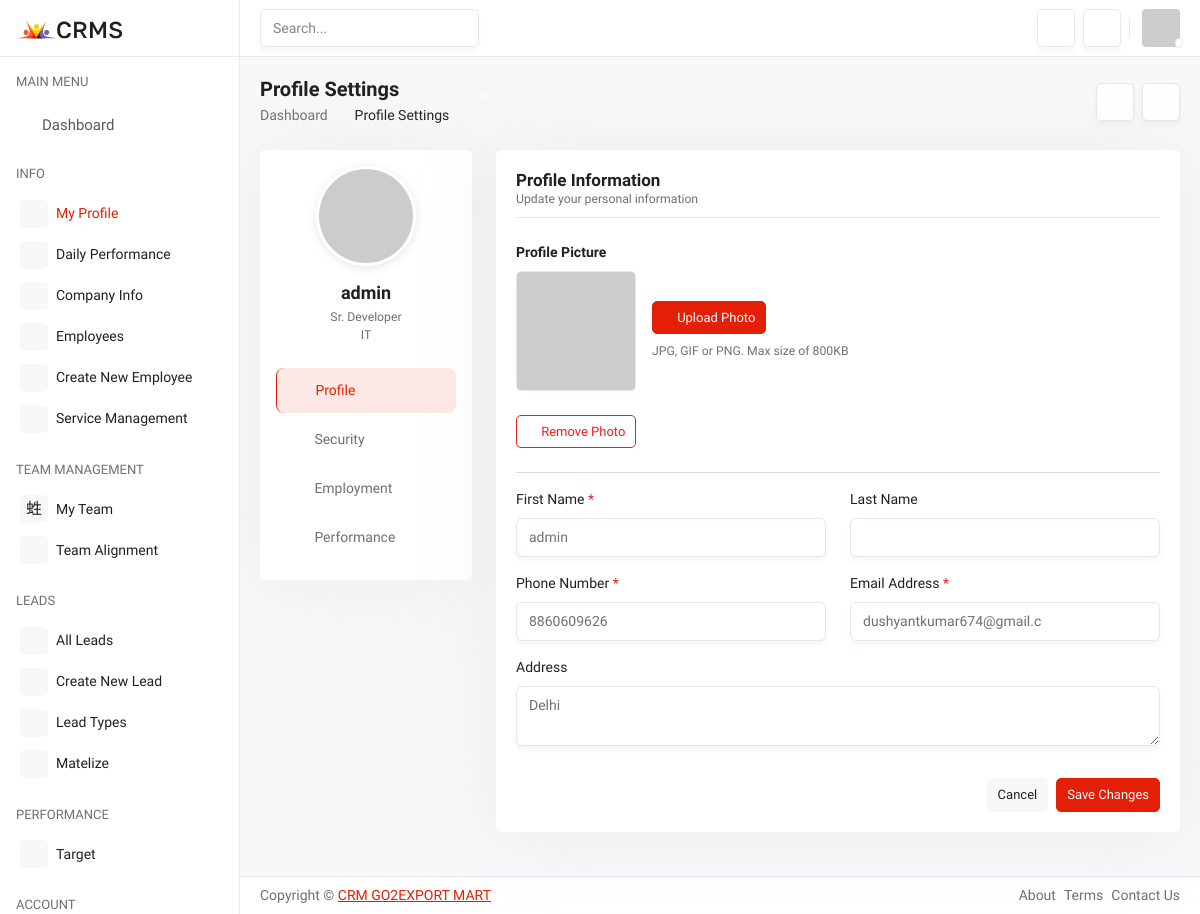
The page /info.php (signed in) on the database its author committed.
### tables this page shows
CREATE TABLE `employees` (`emp Id` INT NOT NULL AUTO_INCREMENT , `user_id` VARCHAR(15) NOT NULL , `user_name` VARCHAR(12) NOT NULL , `user_password` VARCHAR(20) NOT NULL , `user_dob` date NOT NULL , `user_doj` date NOT NULL , `user_num` VARCHAR(10) NOT NULL , `user_mail` VARCHAR(24) NOT NULL , `user_address` VARCHAR(50) NOT NULL , `user_target` VARCHAR(9) NOT NULL , `department` VARCHAR(15) NOT NULL , `line_hr` VARCHAR(12) NOT NULL , `user_role` VARCHAR(15) NOT NULL , `user_grade` VARCHAR(4) NOT NULL , `grade_level` VARCHAR(4) NOT NULL , `Reporting` VARCHAR(12) NOT NULL , PRIMARY KEY (`emp Id`));

### info.php (the view, shortened to what this page needs)
<?php
require_once 'partials/_dbconnect.php';
$user_id = $_SESSION['user_id'];
$upload_dir = 'assets/uploads/profiles/';
$stmt = $conn->prepare("SELECT * FROM employees WHERE user_id = ?");
$stmt->bind_param("s", $user_id);
$stmt->execute();
$info_row = $stmt->get_result()->fetch_assoc();
?>
<!DOCTYPE html>
<html lang="en">
<head>
    <?php include_once "includes/link.php"; ?>
</head>
<body>
    <div class="main-wrapper">
        <?php include_once "includes/header.php"; ?>
        <?php include_once "includes/sidebar.php"; ?>
        <div class="page-wrapper">
            <div class="content">
                <div class="d-flex align-items-center justify-content-between gap-2 mb-4 flex-wrap">
                    <div>
                        <h4 class="mb-1">Profile Settings</h4>
                        <nav aria-label="breadcrumb">
                            <ol class="breadcrumb mb-0 p-0">
                                <li class="breadcrumb-item"><a href="dashboard.php">Dashboard</a></li>
                                <li class="breadcrumb-item active" aria-current="page">Profile Settings</li>
                            </ol>
                        </nav>
                    </div>
                    <div class="gap-2 d-flex align-items-center flex-wrap">
                        <button onclick="window.location.reload()" class="btn btn-icon btn-outline-light shadow" data-bs-toggle="tooltip" title="Refresh">
                            <i class="ti ti-refresh"></i>
                        </button>
                        <button onclick="window.print()" class="btn btn-icon btn-outline-light shadow" data-bs-toggle="tooltip" title="Print Profile">
                            <i class="ti ti-printer"></i>
                        </button>
                    </div>
                </div>
                <div class="row">
                    <div class="col-xl-3 col-lg-12">
                        <div class="card border-0 shadow-sm mb-4">
                            <div class="card-body p-0">
                                <div class="settings-sidebar p-3">
                                    <div class="text-center mb-4">
                                        <?php if (!empty($profile_image) && file_exists($upload_dir . $profile_image)): ?>
                                            <img src="<?php echo $upload_dir . $profile_image; ?>" alt="Profile" class="profile-image-preview mb-3">
                                        <?php else: ?>
                                            <?php
                                            $initials = urlencode($info_row['user_name']);
                                            $avatar_url = "https://ui-avatars.com/api/?name=$initials&background=667eea&color=fff&size=100&bold=true";
                                            ?>
                                            <img src="<?php echo $avatar_url; ?>" alt="Avatar" class="profile-image-preview mb-3">
                                        <?php endif; ?>
                                        <h5 class="mb-1 fw-bold"><?php echo htmlspecialchars($info_row['user_name']); ?></h5>
                                        <p class="text-muted small mb-0"><?php echo htmlspecialchars($info_row['user_role']); ?></p>
                                        <p class="text-muted small mb-0"><?php echo htmlspecialchars($info_row['department']); ?></p>
                                    </div>
                                    <div class="list-group list-group-flush">
                                        <a class="list-group-item list-group-item-action active" data-section="profile">
                                            <i class="ti ti-user-circle me-2"></i> Profile
                                        </a>
                                        <a class="list-group-item list-group-item-action" data-section="security">
                                            <i class="ti ti-lock me-2"></i> Security
                                        </a>
                                        <a class="list-group-item list-group-item-action" data-section="employment">
                                            <i class="ti ti-briefcase me-2"></i> Employment
                                        </a>
                                        <a class="list-group-item list-group-item-action" data-section="performance">
                                            <i class="ti ti-chart-bar me-2"></i> Performance
                                        </a>
                                    </div>
                                </div>
                            </div>
                        </div>
                    </div>
                    <div class="col-xl-9 col-lg-12">
                        <div id="profile" class="settings-section">
                            <div class="card border-0 shadow-sm mb-4">
                                <div class="card-body">
                                    <div class="border-bottom mb-4 pb-2">
                                        <h5 class="mb-0 fs-17 fw-bold">Profile Information</h5>
                                        <p class="text-muted mb-0 small">Update your personal information</p>
                                    </div>
                                    <form action="" method="POST" enctype="multipart/form-data" class="mb-4">
                                        <div class="mb-4">
                                            <label class="form-label fw-semibold">Profile Picture</label>
                                            <div class="profile-upload d-flex align-items-center flex-wrap gap-3">
                                                <div class="profile-upload-img border border-dashed rounded position-relative flex-shrink-0">
                                                    <?php if (!empty($profile_image) && file_exists($upload_dir . $profile_image)): ?>
                                                        <img id="profilePreview" src="<?php echo $upload_dir . $profile_image; ?>" alt="Profile">
                                                    <?php else: ?>
                                                        <img id="profilePreview" src="https://ui-avatars.com/api/?name=<?php echo urlencode($info_row['user_name']); ?>&background=667eea&color=fff&size=120&bold=true" alt="Profile">
                                                    <?php endif; ?>
                                                </div>
                                                <div class="profile-upload-content">
                                                    <label class="d-inline-flex align-items-center position-relative btn btn-primary btn-sm mb-2">
                                                        <i class="ti ti-cloud-upload me-1"></i> Upload Photo
                                                    </label>
                                                    <p class="mb-0 small text-muted">JPG, GIF or PNG. Max size of 800KB</p>
                                                </div>
                                            </div>
                                        </div>
                                        <?php if (!empty($profile_image)): ?>
                                        <div class="mb-3">
                                            <button type="submit" name="remove_image" class="btn btn-sm btn-outline-danger">
                                                <i class="ti ti-trash me-1"></i> Remove Photo
                                            </button>
                                        </div>
                                        <?php endif; ?>
                                    </form>
                                    <hr>
                                    <form action="" method="POST">
                                        <div class="row">
                                            <div class="col-md-6 mb-3">
                                                <label class="form-label">First Name <span class="text-danger">*</span></label>
                                                <?php
                                                $name_parts = explode(' ', $info_row['user_name'], 2);
                                                $first_name = $name_parts[0];
                                                $last_name = $name_parts[1] ?? '';
                                                ?>
                                                <input type="text" name="first_name" class="form-control" value="<?php echo htmlspecialchars($first_name); ?>" required>
                                            </div>
                                            <div class="col-md-6 mb-3">
                                                <label class="form-label">Last Name</label>
                                                <input type="text" name="last_name" class="form-control" value="<?php echo htmlspecialchars($last_name); ?>">
                                            </div>
                                            <div class="col-md-6 mb-3">
                                                <label class="form-label">Phone Number <span class="text-danger">*</span></label>
                                                <input type="tel" name="phone" class="form-control" value="<?php echo htmlspecialchars($info_row['user_num']); ?>" required>
                                            </div>
                                            <div class="col-md-6 mb-3">
                                                <label class="form-label">Email Address <span class="text-danger">*</span></label>
                                                <input type="email" name="email" class="form-control" value="<?php echo htmlspecialchars($info_row['user_mail']); ?>" required>
                                            </div>
                                            <div class="col-12 mb-3">
                                                <label class="form-label">Address</label>
                                                <textarea name="address" class="form-control" rows="2"><?php echo htmlspecialchars($info_row['user_address']); ?></textarea>
                                            </div>
                                        </div>
                                        <div class="d-flex align-items-center justify-content-end gap-2 mt-3">
                                            <button type="reset" class="btn btn-sm btn-light">Cancel</button>
                                            <button type="submit" name="update_profile" class="btn btn-sm btn-primary">Save Changes</button>
                                        </div>
                                    </form>
                                </div>
                            </div>
                        </div>
                    </div>
                </div>
            </div>
            <?php include_once "includes/footer.php"; ?>
        </div>
    </div>
</body>
</html>

### rows shown on the page
employees: user_name "admin", user_role "Sr. Developer", department "IT", first_name "admin", phone "8860609626", email "dushyantkumar674@gmail.c", address "Delhi"
